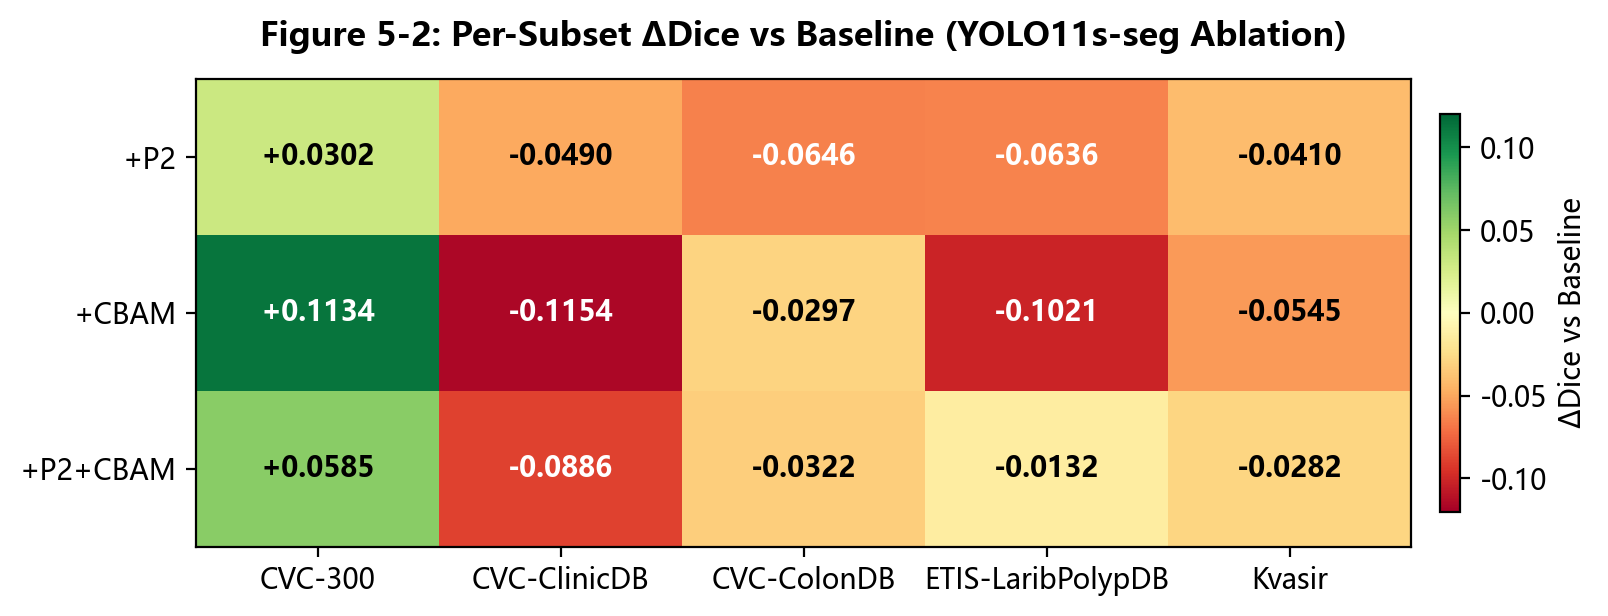

This chart was generated by the following Python code:
"""Figure 5-2: ΔDice heatmap — per-model Dice change vs Baseline across 5 test subsets."""
import matplotlib.pyplot as plt
import matplotlib
import numpy as np
import pandas as pd
from pathlib import Path

matplotlib.rcParams['font.family'] = 'sans-serif'
matplotlib.rcParams['font.sans-serif'] = ['Microsoft YaHei', 'SimHei', 'DejaVu Sans']
matplotlib.rcParams['axes.unicode_minus'] = False

# ── Data: Dice scores from ablation_summary.csv ──────────────────────────
subsets = ['CVC-300', 'CVC-ClinicDB', 'CVC-ColonDB', 'ETIS-LaribPolypDB', 'Kvasir']
model_names = ['+P2', '+CBAM', '+P2+CBAM']

baseline_dice =  [0.5172, 0.8450, 0.6262, 0.3541, 0.8142]
p2_dice =         [0.5474, 0.7960, 0.5616, 0.2905, 0.7732]
cbam_dice =       [0.6306, 0.7296, 0.5965, 0.2520, 0.7597]
p2_cbam_dice =    [0.5757, 0.7564, 0.5940, 0.3409, 0.7860]

# ── Compute ΔDice ────────────────────────────────────────────────────────
all_dice = np.array([p2_dice, cbam_dice, p2_cbam_dice])
delta = all_dice - np.array(baseline_dice)

# ── Plot ──────────────────────────────────────────────────────────────────
fig, ax = plt.subplots(figsize=(8.5, 3.2))

cmap = plt.cm.RdYlGn
norm = matplotlib.colors.TwoSlopeNorm(vcenter=0, vmin=-0.12, vmax=0.12)

im = ax.imshow(delta, cmap=cmap, norm=norm, aspect='auto')

# Annotate each cell
for i in range(len(model_names)):
    for j in range(len(subsets)):
        val = delta[i, j]
        text = f'{val:+.4f}'
        color = 'white' if abs(val) > 0.06 else 'black'
        ax.text(j, i, text, ha='center', va='center', fontsize=10, fontweight='bold', color=color)

ax.set_xticks(range(len(subsets)))
ax.set_xticklabels(subsets, fontsize=10)
ax.set_yticks(range(len(model_names)))
ax.set_yticklabels(model_names, fontsize=10)

# Colorbar
cbar = plt.colorbar(im, ax=ax, shrink=0.85, pad=0.02)
cbar.set_label('ΔDice vs Baseline', fontsize=10)

ax.set_title('Figure 5-2: Per-Subset ΔDice vs Baseline (YOLO11s-seg Ablation)', fontsize=12, fontweight='bold', pad=12)

plt.tight_layout()

out = Path(__file__).resolve().parent / 'fig5-2_delta_dice_heatmap.png'
fig.savefig(out, dpi=200, bbox_inches='tight', facecolor='white')
out_svg = out.with_suffix('.svg')
fig.savefig(out_svg, bbox_inches='tight', facecolor='white')
print(f'Saved → {out}')
print(f'Saved → {out_svg}')
plt.close()
